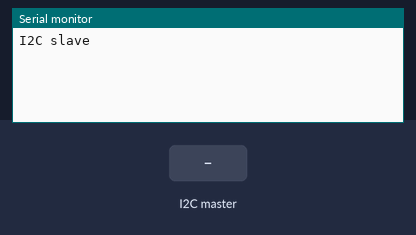
Bench run of a sketch on a simulated Arduino Uno, built with avr-gcc and run on an emulated ATmega328P. Shown: the last lines printed to the serial monitor. The inputs (shaded band) are chosen by the test bench.

Above: at 1.2 s.
1.3 s: the I2C master sends the byte 1
At 2.2 s:
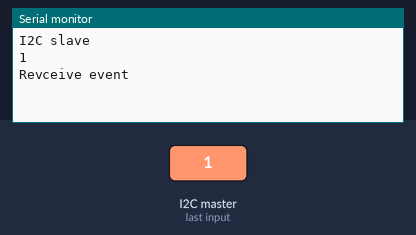
2.8 s: the I2C master sends the byte 0
At 3.4 s:
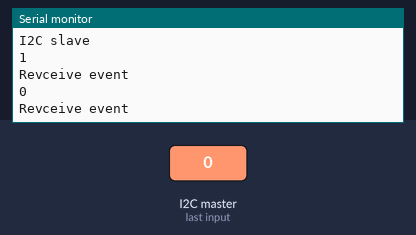

Measured:
- after the input at 1.3 s, the serial monitor: prints a new line at once (image 1)
- after the input at 2.8 s, the serial monitor: prints a new line at once (image 2)

The sketch:

i2c_reveiver.ino
```cpp
#include <Arduino.h>
#include <Wire.h>

#define SLAVE_ADDR 9
#define ANSWERSIZE 5

String answer = "hello";
void setup() {
  Wire.begin(SLAVE_ADDR);
  Wire.onRequest(requestEvent);
  Wire.onReceive(receiveEvent);

  Serial.begin(9600);
  Serial.println("I2C slave");
}

void receiveEvent() {
  while (0 < Wire.available()) {
    byte x = Wire.read();
    Serial.print(x);
  }
  Serial.println('\n');
  Serial.println("Revceive event");
}
void requestEvent() {
  byte response[ANSWERSIZE];
  for (byte i = 0 ; i<ANSWERSIZE;i++) {
    response[i] = (byte)answer.charAt(i);
  }
  Wire.write(response,sizeof(response));

  Serial.println("request event");
}

void loop() {
delay(1000);

}
```
